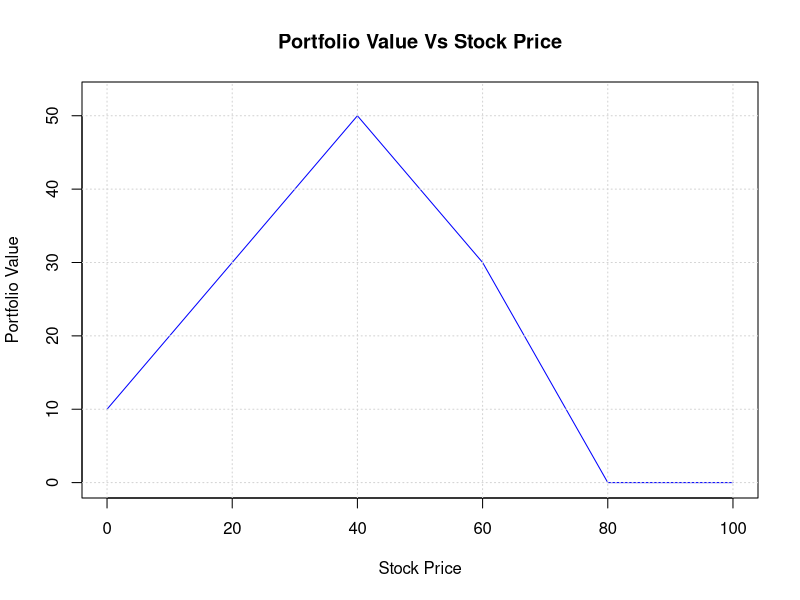

Write the R code that produced this figure.
## ---- chunk 1
knitr::opts_chunk$set(echo = TRUE)
## ---- chunk 2
# Function to price calls and puts using Black Scholes equation
BS <- function(S, K, r, sigma, t, type="c", show=TRUE) {
  d1 <- (log(S / K) + (r + sigma^2 / 2) * t) / (sigma * sqrt(t))
  d2 <- (log(S / K) + (r - sigma^2 / 2) * t) / (sigma * sqrt(t))
  
  if (show == TRUE) {
    print("d1")
    print("= (log(S / K) + (r + sigma^2 / 2) * t) / (sigma * sqrt(t))")
    cat("     = (log(", S, " / ", K, ") + (", r, " + ", sigma, "^2 / 2) * ", t, ") / (", sigma, " * sqrt(", t, "))\n", sep = '')
    cat("     =", d1, "\n\n")
    
    print("d2")
    print("= (log(S / K) + (r - sigma^2 / 2) * t) / (sigma * sqrt(t))")
    cat("     = (log(", S, " / ", K, ") + (", r, " - ", sigma, "^2 / 2) * ", t, " / (", sigma, " * sqrt(", t, "))\n", sep = '')
    cat("     =", d2, "\n\n")
  }
  
  if (type == "c" | type == "call") {
    return (
      S * pnorm(d1) - (K * exp(-r * t) * pnorm(d2))
    )
  }
  
  if (type == "p" | type == "put") {
    return (
      (K * exp(-r * t) * pnorm(-d2)) - S * pnorm(-d1)
    )
  }
}
## ---- chunk 3
BS(105, 95, 0.05, 0.3, 1)
## ---- chunk 4
# Code to prove that the payoff mirrors

S_t <- 0:100 # change this only if payoffs go further than 100

port <- function(S) {
  
  put <- function(K){ return ( max(K - S, 0) ) }
  call <- function(K){ return ( max(S - K, 0) ) }
  
  return ( # Change these parameters
    
    3/2 * put(80) +
    - 1/2 * put(60) + 
    -2 * put(40)
    
  )
}
portfolio <- cbind(S_t, lapply(S_t, port))
plot(portfolio,
     type='l',
     col='blue',
     xlab="Stock Price",
     ylab="Portfolio Value",
     ylim = c(0, 1.05 * max(unlist(lapply(S_t, port)))),
     main="Portfolio Value Vs Stock Price"
     )
grid()
